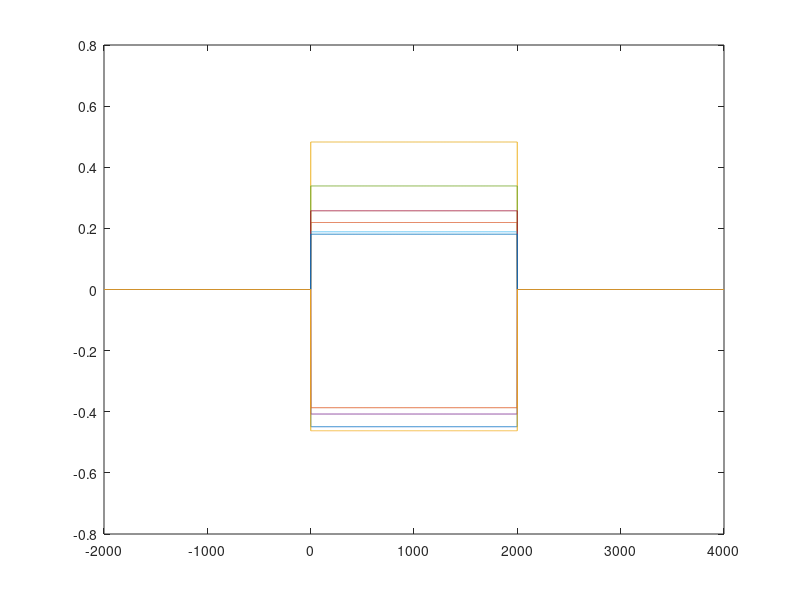

Recreate this plot in MATLAB. (Note: this script raises an error after producing the figure.)
clear;clc;close all
K = 10;
n = [-2000:4000]';
A = rand(1,K) - 1/2;
x = A .* ((n > 0) - (n - 1999 > 0));
Acor = x*x'/K;
Sd = 20*log10(fftshift(abs(fft2(Acor))));
%%
plot(n,x)
figure; imagesc(n,n,Acor)
figure; imagesc(Sd)


